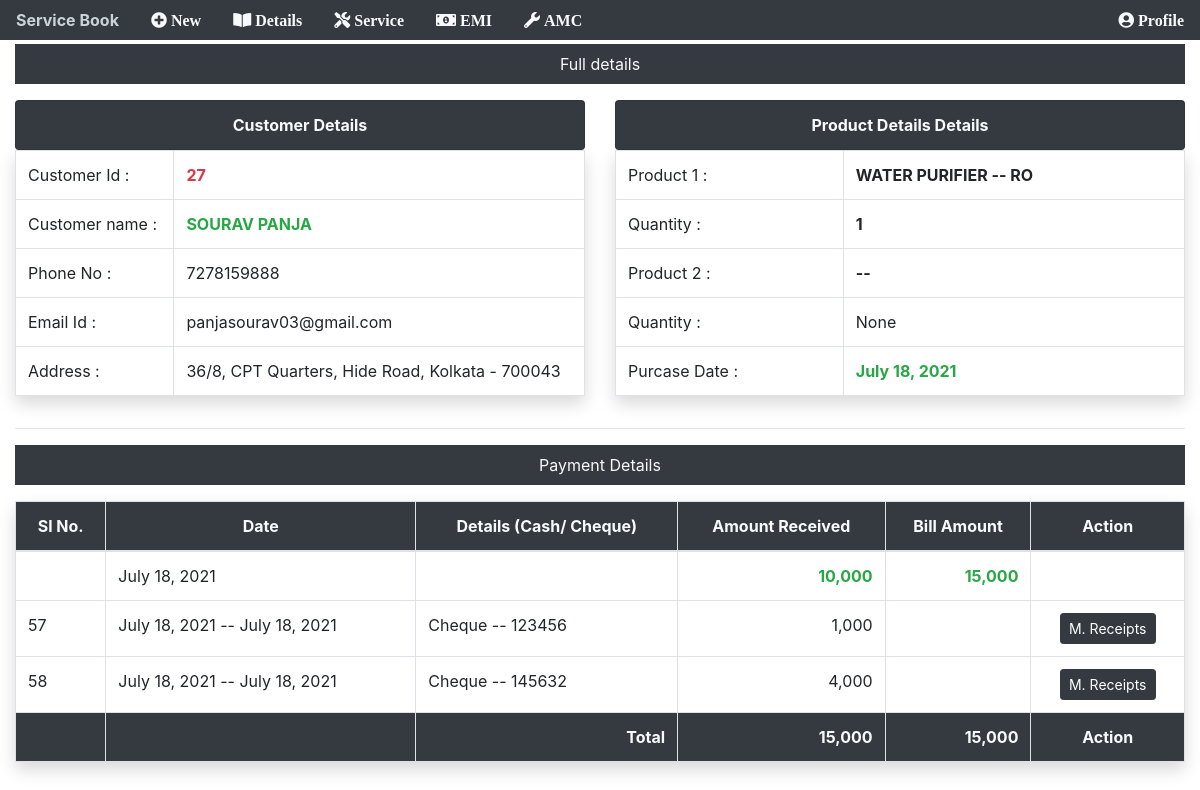
Page /details/27 (signed in) on the committed database.
### app/models.py (models this page shows, shortened)
class customerDetails(models.Model):
    custimerId = models.AutoField(primary_key=True)
    name = models.CharField(max_length=100)
    address = models.CharField(max_length=100, null=True)
    phoneNo = models.CharField(max_length=100, unique=True)
    email = models.EmailField(null=True)
    service = models.IntegerField(null=True, blank=True)
    emi = models.CharField(max_length=10, null=True, blank=True)
    modelNameOne = models.CharField(max_length=100)
    quantityOne = models.CharField(max_length=2, null=True)
    modelNoOne = models.CharField(max_length=100)
    modelNameTwo = models.CharField(max_length=100, blank=True)
    quantityTwo = models.CharField(max_length=2, null=True, blank=True)
    modelNoTwo = models.CharField(max_length=100, blank=True)
    purchaseDate = models.DateField(auto_now=False, auto_now_add=False)
    totalAmount = models.IntegerField()
    advanceAmount = models.IntegerField()
    dueAmount = models.IntegerField(null=True)
    def total_paid_amount(self):  # for total paid amount
        tt = self.advanceAmount
        ap = self.amount_paid()
        return tt + ap
    def amount_paid(self):  # for paymennt
        items = paymentOnEmi.objects.filter(refNo=self.custimerId)
        total = 0
        for item in items:
            total += item.paidAmount
        return total

class paymentOnEmi(models.Model):
    refNo = models.IntegerField()
    paidAmount = models.IntegerField()
    paymentDate = models.DateField(auto_now=False, auto_now_add=False)
    cashCheque = models.CharField(max_length=100, null=True)
    chequeNo = models.CharField(max_length=10, null=True, blank=True)

### app/views.py (the view)
# urls.py: path('details/<int:id>', views.iddetails, name="iddetails"),
@login_required(login_url="/login")
def iddetails(request, id):
    ghh = customerDetails.objects.get(pk=id)
    phh = paymentOnEmi.objects.filter(refNo=id)
    return render(request, "main/iddetails.html", {'ghh': ghh, 'phh': phh, 'id': id})

### templates/main/iddetails.html
{% include "main/base.html" %} {% load humanize %} {% block content %}
<div class="container-fluid">
  <div class="bg-dark mt-1">
    <p class="nav-link text-light text-center">Full details</p>
  </div>
  <div class="row">
    <div class="col-6">
      <table class="table table-bordered shadow">
        <ul class="list-group">
          <li class="list-group-item bg-dark text-light text-center">
            <strong>Customer Details</strong>
          </li>
        </ul>
        <tbody>
          <tr>
            <td>Customer Id :</td>
            <td class="text-danger"><strong>{{ghh.custimerId}}</strong></td>
          </tr>
          <tr>
            <td>Customer name :</td>
            <td class="text-success"><strong>{{ghh.name | upper}}</strong></td>
          </tr>
          <tr>
            <td>Phone No :</td>
            <td>{{ghh.phoneNo}}</td>
          </tr>
          <tr>
            <td>Email Id :</td>
            <td>{{ghh.email}}</td>
          </tr>
          <tr>
            <td>Address :</td>
            <td>{{ghh.address}}</td>
          </tr>
        </tbody>
      </table>
    </div>
    <div class="col-6">
      <ul class="list-group">
        <li class="list-group-item bg-dark text-light text-center">
          <strong>Product Details Details</strong>
        </li>
      </ul>
      <table class="table table-bordered shadow">
        <tbody>
          <tr>
            <td>Product 1 :</td>
            <td>
              <strong
                >{{ghh.modelNameOne | upper}} -- {{ghh.modelNoOne}}</strong
              >
            </td>
          </tr>
          <tr>
            <td>Quantity :</td>
            <td><strong>{{ghh.quantityOne}}</strong></td>
          </tr>
          <tr>
            <td>Product 2 :</td>
            <td><strong>{{ghh.modelNameTwo}} -- {{ghh.modelNoTwo}}</strong></td>
          </tr>
          <tr>
            <td>Quantity :</td>
            <td>{{ghh.quantityTwo}}</td>
          </tr>
          <tr>
            <td>Purcase Date :</td>
            <td class="text-success"><strong>{{ghh.purchaseDate}}</strong></td>
          </tr>
        </tbody>
      </table>
    </div>
  </div>
  <hr />
  <div class="bg-dark mt-1">
    <p class="nav-link text-center text-light">Payment Details</p>
  </div>
  <div class="row">
    <div class="col">
      <table class="table table-bordered shadow">
        <thead>
          <tr class="bg-dark text-light text-center">
            <th>Sl No.</th>
            <th>Date</th>
            <th>Details (Cash/ Cheque)</th>
            <th>Amount Received</th>
            <th>Bill Amount</th>
            <th>Action</th>
          </tr>
        </thead>
        <tbody>
          <tr>
            <td></td>
            <td>{{ghh.purchaseDate}}</td>
            <td></td>
            <td class="text-right text-success">
              <strong>{{ghh.advanceAmount | intcomma}}</strong>
            </td>
            <td class="text-right text-success">
              <strong>{{ghh.totalAmount | intcomma}}</strong>
            </td>
          </tr>
          {% for p in phh %}
          <tr>
            <td>{{p.id}}</td>
            <td>{{p.paymentDate}} -- {{p.paymentDate | naturalday}}</td>
            <td>{{p.cashCheque}} -- {{p.chequeNo}}</td>
            <td class="text-right">{{p.paidAmount | intcomma}}</td>
            <td></td>
            <td class="text-center">
              <a
                class="btn btn-dark btn-sm"
                type="button"
                href="{% url 'moneyreceipts' p.id %}"
                target="_blank"
              >
                M. Receipts
              </a>
            </td>
          </tr>
          {% endfor %}
        </tbody>
        <tfoot>
          <tr class="bg-dark text-light">
            <th></th>
            <th></th>
            <th class="text-right">Total</th>
            <th class="text-right">{{ghh.total_paid_amount | intcomma}}</th>
            <th class="text-right">{{ghh.totalAmount | intcomma}}</th>
            <th class="text-center">Action</th>
          </tr>
        </tfoot>
      </table>
    </div>
  </div>
</div>
{% endblock %}

### rows in the picture
customerDetails: custimerId "27", name "SOURAV PANJA", phoneNo "7278159888", email "panjasourav03@gmail.com", address "36/8, CPT Quarters, Hide Road, Kolkata - 700043", modelNameOne "WATER PURIFIER", modelNoOne "RO", quantityOne "1", quantityTwo "None", purchaseDate "July 18, 2021", advanceAmount "10,000", totalAmount "15,000", total_paid_amount "15,000"
paymentOnEmi: id "57", paymentDate "July 18, 2021", cashCheque "Cheque", chequeNo "123456", paidAmount "1,000"
paymentOnEmi: id "58", paymentDate "July 18, 2021", cashCheque "Cheque", chequeNo "145632", paidAmount "4,000"
